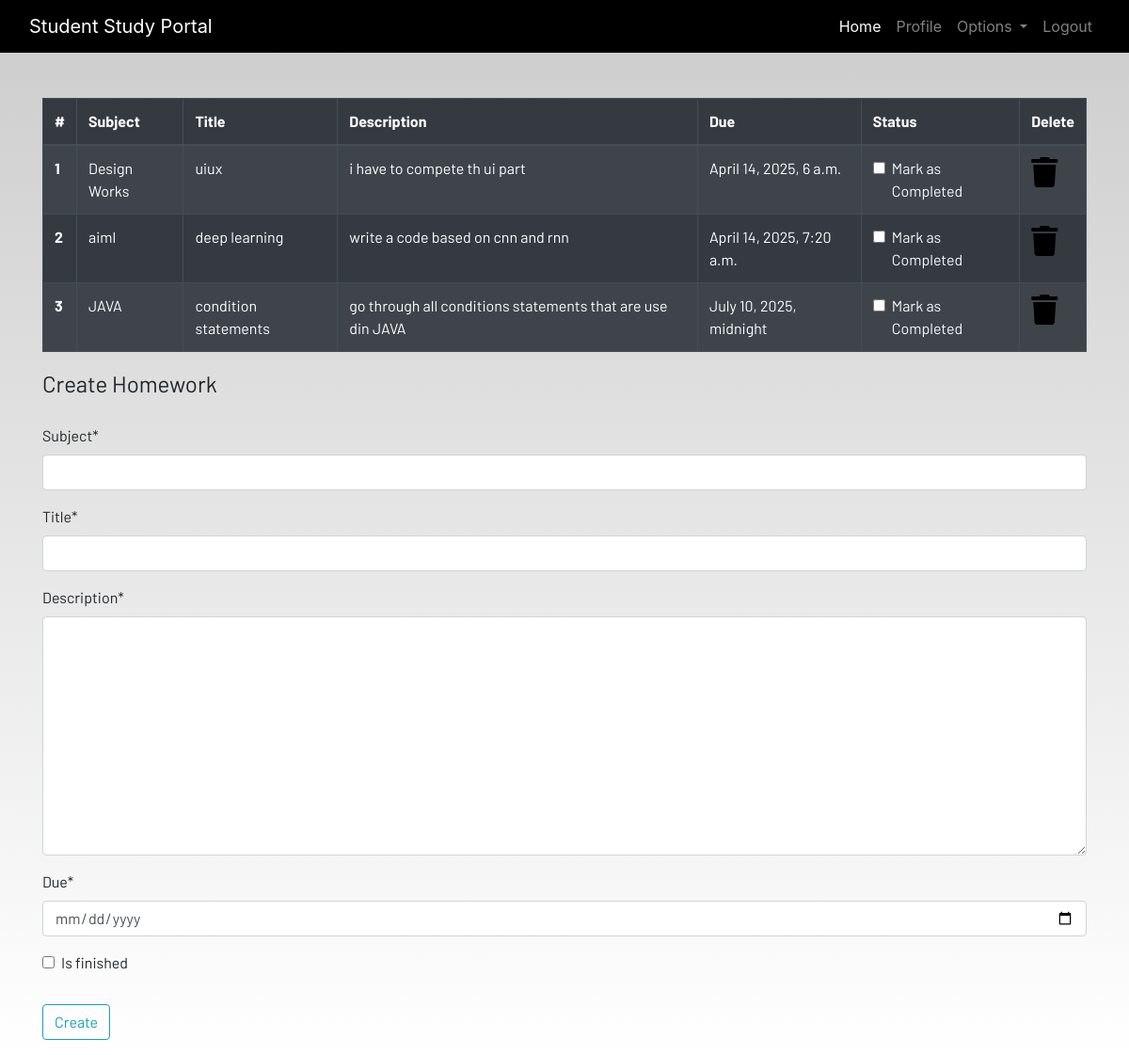
/homework/ (signed in), run on the app's committed database.
### dashboard/models.py (models this page shows, shortened)
class Homework(models.Model):
    user = models.ForeignKey(User,on_delete=models.CASCADE)
    subject = models.CharField(max_length=50)
    title= models.CharField(max_length=100)
    description= models.TextField()
    due = models.DateTimeField()
    is_finished= models.BooleanField(default=False)

### dashboard/views.py (the view)
# urls.py: path('homework/', views.homework, name='homework'),
@login_required
def homework(request):
    if request.method == "POST":
        form = HomeworkForm(request.POST)
        if form.is_valid():
            try:
                finished = request.POST.get('is_finished') == 'on'
            except:
                finished = False
            homeworks = Homework(
                user=request.user,
                subject=request.POST['subject'],
                title=request.POST['title'],
                description=request.POST['description'],
                due=request.POST['due'],
                is_finished=finished
            )
            homeworks.save()
            messages.success(request, f"Homework Added From {request.user.username}!!")
            return redirect('homework')  # redirect to clear form data after POST
        else:
            messages.error(request, "There was a problem with your form.")
    else:
        form = HomeworkForm()
    homework = Homework.objects.filter(user=request.user)
    homework_done = len(homework) == 0
    context = {
        'homeworks': homework,
        'homeworks_done': homework_done,
        'form': form,
    }
    return render(request, "dashboard/homework.html", context)

### dashboard/forms.py
class HomeworkForm(forms.ModelForm):
     class Meta:
         model = Homework
         widgets = {'due':DateInput()}
         fields = ['subject','title', 'description','due','is_finished']

### dashboard/templates/dashboard/homework.html (shortened to what this page needs)
{% extends 'dashboard/base.html' %}
{% load static %}
{% load crispy_forms_tags%}
{% block content %}
<div class="container">
    {% if not homework_done %}
    <table class="table table-striped table-bordered table-hover table-dark">
        <thead>
            <tr>
                <th scope="col">#</th>
                <th scope="col">Subject</th>
                <th scope="col">Title</th>
                <th scope="col">Description</th>
                <th scope="col">Due</th>
                <th scope="col">Status</th>
                <th scope="col">Delete</th>
            </tr>
        </thead>
        <tbody>
            {% for homework in homeworks %}
            <tr>
                <th scope="row">{{forloop.counter}}</th>
                <td>{{homework.subject}}</td>
                <td>{{homework.title}}</td>
                <td>{{homework.description}}</td>
                <td>{{homework.due}}</td>
                <td>
                    <a href="{% url 'update-homework' homework.id %}">
                        <div class="form-check">
                            {% if homework.is_finished == True %}
                            <input class="form-check-input" type="checkbox" value="" checked>
                            {% else %}
                            <input class="form-check-input" type="checkbox" value="">
                            {% endif %}
                            <label class="form-check-label text-light" for="flexCheckDefault">
                                Mark as Completed
                            </label>
                        </div>
                    </a>
                </td>
                <td><a href="{% url 'delete-homework' homework.id %}"><i class="fa fa-trash fa-2x"></i></a></td>
            </tr>
            {% endfor %}
        </tbody>
    </table>
    {% else %}
    <h4>All homeworks are completed!! Create to have more!!</h4>
    {% endif %}
</div>
<div class=" container">
    <form method="POST">
        <fieldset class="form-group">
            <legend class="border-bottom mb-4">Create Homework</legend>
            {{form|crispy}}
        </fieldset>
        <div class="form-group">
            <button href="" class="btn btn-outline-info" type="submit">
                Create
            </button>
        </div>
    </form>
</div>
{% endblock content %}

### dashboard/static/css/main.css (style rules this page uses)
html { scroll-behavior: smooth; height: 100%; width: 100%; }
a { text-decoration: none !important; color: black; }
html, body { max-width: 100%; overflow-x: hidden; height: 100%; width: 100%; }
body { background: linear-gradient(rgba(0, 0, 0, 0.2), rgba(255, 255, 255, 0.5)); overflow-x: hidden; background-repeat: no-repeat; }
.fa { color: black; }

### data on the page
Homework: subject "Design Works", title "uiux", description "i have to compete th ui part", due "April 14, 2025, 6 a.m."
Homework: subject "aiml", title "deep learning", description "write a code based on cnn and rnn", due "April 14, 2025, 7:20 a.m."
Homework: subject "JAVA", title "condition statements", description "go through all conditions statements that are use din JAVA", due "July 10, 2025, midnight"
